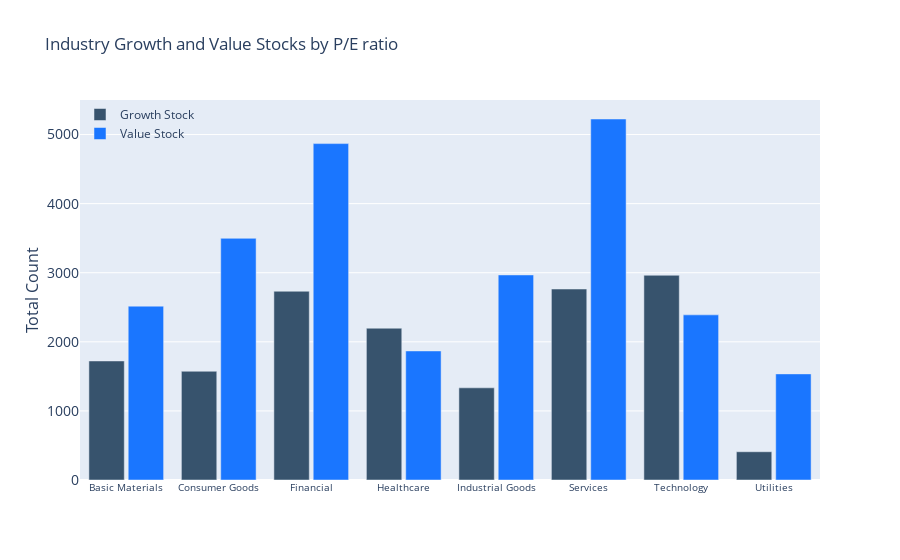

Notebook code for this chart:
### Code cell
label = sectors_count['sector']
values = sectors_count['value']
growing = sectors_count['growth']
fig = go.Figure()
fig.add_trace(go.Bar(x=label,
                y= growing,
                name='Growth Stock',
                marker_color='rgb(55, 83, 109)'
                ))
fig.add_trace(go.Bar(x=label,
                y=values,
                name='Value Stock',
                marker_color='rgb(26, 118, 255)'
                ))

fig.update_layout(
    title='Industry Growth and Value Stocks by P/E ratio',
    xaxis_tickfont_size= 10,
    yaxis=dict(
        title='Total Count',
        titlefont_size=16,
        tickfont_size=14,
    ),
    legend=dict(
        x=0,
        y=1.0,
        bgcolor='rgba(255, 255, 255, 0)',
        bordercolor='rgba(255, 255, 255, 0)'
    ),
    barmode='group',
    bargap=0.15, # gap between bars of adjacent location coordinates.
    bargroupgap=0.1 # gap between bars of the same location coordinate.
)
fig.show()

### Figure 1 — Plotly figure (JSON) as saved in the notebook; plotly's stock layout.template omitted (floating-point values rounded to 4 significant figures)
{"data": [{"marker": {"color": "rgb(55, 83, 109)"}, "name": "Growth Stock", "type": "bar", "x": ["Basic Materials", "Consumer Goods", "Financial", "Healthcare", "Industrial Goods", "Services", "Technology", "Utilities"], "y": [1723, 1574, 2732, 2197, 1334, 2764, 2963, 409]}, {"marker": {"color": "rgb(26, 118, 255)"}, "name": "Value Stock", "type": "bar", "x": ["Basic Materials", "Consumer Goods", "Financial", "Healthcare", "Industrial Goods", "Services", "Technology", "Utilities"], "y": [2516, 3498, 4869, 1868, 2968, 5225, 2390, 1536]}], "layout": {"bargap": 0.15, "bargroupgap": 0.1, "barmode": "group", "legend": {"bgcolor": "rgba(255, 255, 255, 0)", "bordercolor": "rgba(255, 255, 255, 0)", "x": 0, "y": 1}, "title": {"text": "Industry Growth and Value Stocks by P/E ratio"}, "xaxis": {"tickfont": {"size": 10}}, "yaxis": {"tickfont": {"size": 14}, "title": {"font": {"size": 16}, "text": "Total Count"}}}}
